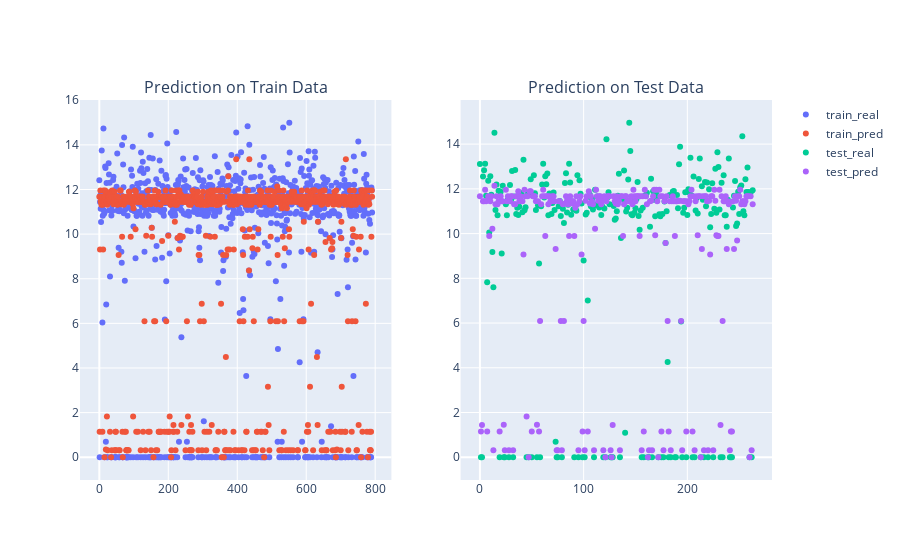

Notebook source saved alongside this figure:
### Markdown cell above
Therefore, our final model is shown below. The visualization that describes our mode's performance is shown below.

### Code cell
final_model = clone(pipeline_nerc_added)
final_model = grid_search(final_model, param_grid)
perform_pipeline(final_model, fit=False, verbose=2)

### Figure 1 — Plotly figure (JSON) as saved in the notebook; plotly's stock layout.template omitted (floating-point values rounded to 4 significant figures; data arrays with more than 128 entries replaced by an {"elided": "..."} marker saying what was removed)
{"data": [{"mode": "markers", "name": "train_real", "type": "scatter", "x": {"elided": "792 int values"}, "xaxis": "x", "y": {"elided": "792 float values"}, "yaxis": "y"}, {"mode": "markers", "name": "train_pred", "type": "scatter", "x": {"elided": "792 int values"}, "xaxis": "x", "y": {"elided": "792 float values"}, "yaxis": "y"}, {"mode": "markers", "name": "test_real", "type": "scatter", "x": {"elided": "264 int values"}, "xaxis": "x2", "y": {"elided": "264 float values"}, "yaxis": "y2"}, {"mode": "markers", "name": "test_pred", "type": "scatter", "x": {"elided": "264 int values"}, "xaxis": "x2", "y": {"elided": "264 float values"}, "yaxis": "y2"}], "layout": {"annotations": [{"font": {"size": 16}, "showarrow": false, "text": "Prediction on Train Data", "x": 0.225, "xanchor": "center", "xref": "paper", "y": 1, "yanchor": "bottom", "yref": "paper"}, {"font": {"size": 16}, "showarrow": false, "text": "Prediction on Test Data", "x": 0.775, "xanchor": "center", "xref": "paper", "y": 1, "yanchor": "bottom", "yref": "paper"}], "xaxis": {"anchor": "y", "domain": [0, 0.45]}, "xaxis2": {"anchor": "y2", "domain": [0.55, 1]}, "yaxis": {"anchor": "x", "domain": [0, 1]}, "yaxis2": {"anchor": "x2", "domain": [0, 1]}}}
